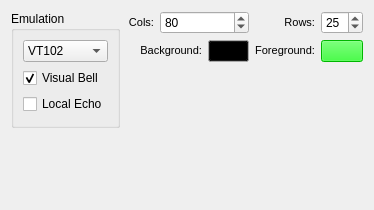
     <widget class="QWidget" name="TerminalTab">
      <attribute name="title">
       <string>Terminal</string>
      </attribute>
      <layout class="QGridLayout" name="gridLayout">
       <item row="0" column="0" rowspan="3">
        <widget class="QGroupBox" name="groupBox3">
         <property name="title">
          <string>Emulation</string>
         </property>
         <layout class="QGridLayout">
          <item row="0" column="0">
           <widget class="QComboBox" name="EmulationComboBox">
            <property name="toolTip">
             <string>Selects the terminal emulation.</string>
            </property>
            <property name="statusTip">
             <string>Selects the terminal emulation.</string>
            </property>
            <item>
             <property name="text">
              <string>VT102</string>
             </property>
            </item>
           </widget>
          </item>
          <item row="2" column="0">
           <widget class="QCheckBox" name="LocalEchoCheckBox">
            <property name="enabled">
             <bool>true</bool>
            </property>
            <property name="toolTip">
             <string>Echo characters typed to the screen.</string>
            </property>
            <property name="statusTip">
             <string>Echo characters typed to the screen.</string>
            </property>
            <property name="text">
             <string>Local Echo</string>
            </property>
           </widget>
          </item>
          <item row="1" column="0">
           <widget class="QCheckBox" name="VisualBellCheckBox">
            <property name="enabled">
             <bool>true</bool>
            </property>
            <property name="toolTip">
             <string>The visual bell will flash the emulation window instead of ringing the terminal bell.</string>
            </property>
            <property name="statusTip">
             <string>The visual bell will flash the emulation window instead of ringing the terminal bell.</string>
            </property>
            <property name="text">
             <string>Visual Bell</string>
            </property>
            <property name="checked">
             <bool>true</bool>
            </property>
           </widget>
          </item>
         </layout>
        </widget>
       </item>
       <item row="0" column="1">
        <widget class="QLabel" name="label">
         <property name="text">
          <string>&lt;!DOCTYPE HTML PUBLIC &quot;-//W3C//DTD HTML 4.0//EN&quot; &quot;http://www.w3.org/TR/REC-html40/strict.dtd&quot;&gt;
&lt;html&gt;&lt;head&gt;&lt;meta name=&quot;qrichtext&quot; content=&quot;1&quot; /&gt;&lt;style type=&quot;text/css&quot;&gt;
p, li { white-space: pre-wrap; }
&lt;/style&gt;&lt;/head&gt;&lt;body style=&quot; font-family:'DejaVu Sans'; font-size:8pt; font-weight:400; font-style:normal;&quot;&gt;
&lt;p align=&quot;right&quot; style=&quot; margin-top:0px; margin-bottom:0px; margin-left:0px; margin-right:0px; -qt-block-indent:0; text-indent:0px;&quot;&gt;Cols:&lt;/p&gt;&lt;/body&gt;&lt;/html&gt;</string>
         </property>
        </widget>
       </item>
       <item row="0" column="2" colspan="2">
        <widget class="QSpinBox" name="ColumnsSpinBox">
         <property name="toolTip">
          <string>Specify the number of character columns.</string>
         </property>
         <property name="statusTip">
          <string>Specify the number of character columns.</string>
         </property>
         <property name="minimum">
          <number>16</number>
         </property>
         <property name="maximum">
          <number>132</number>
         </property>
         <property name="value">
          <number>80</number>
         </property>
        </widget>
       </item>
       <item row="0" column="4">
        <widget class="QLabel" name="label_2">
         <property name="text">
          <string>&lt;!DOCTYPE HTML PUBLIC &quot;-//W3C//DTD HTML 4.0//EN&quot; &quot;http://www.w3.org/TR/REC-html40/strict.dtd&quot;&gt;
&lt;html&gt;&lt;head&gt;&lt;meta name=&quot;qrichtext&quot; content=&quot;1&quot; /&gt;&lt;style type=&quot;text/css&quot;&gt;
p, li { white-space: pre-wrap; }
&lt;/style&gt;&lt;/head&gt;&lt;body style=&quot; font-family:'DejaVu Sans'; font-size:8pt; font-weight:400; font-style:normal;&quot;&gt;
&lt;p align=&quot;right&quot; style=&quot; margin-top:0px; margin-bottom:0px; margin-left:0px; margin-right:0px; -qt-block-indent:0; text-indent:0px;&quot;&gt;Rows:&lt;/p&gt;&lt;/body&gt;&lt;/html&gt;</string>
         </property>
        </widget>
       </item>
       <item row="0" column="5">
        <widget class="QSpinBox" name="RowsSpinBox">
         <property name="toolTip">
          <string>Specify the number of character rows.</string>
         </property>
         <property name="statusTip">
          <string>Specify the number of character rows.</string>
         </property>
         <property name="minimum">
          <number>2</number>
         </property>
         <property name="maximum">
          <number>64</number>
         </property>
         <property name="value">
          <number>25</number>
         </property>
        </widget>
       </item>
       <item row="1" column="1" colspan="2">
        <widget class="QLabel" name="label_3">
         <property name="text">
          <string>&lt;!DOCTYPE HTML PUBLIC &quot;-//W3C//DTD HTML 4.0//EN&quot; &quot;http://www.w3.org/TR/REC-html40/strict.dtd&quot;&gt;
&lt;html&gt;&lt;head&gt;&lt;meta name=&quot;qrichtext&quot; content=&quot;1&quot; /&gt;&lt;style type=&quot;text/css&quot;&gt;
p, li { white-space: pre-wrap; }
&lt;/style&gt;&lt;/head&gt;&lt;body style=&quot; font-family:'DejaVu Sans'; font-size:8pt; font-weight:400; font-style:normal;&quot;&gt;
&lt;p align=&quot;right&quot; style=&quot; margin-top:0px; margin-bottom:0px; margin-left:0px; margin-right:0px; -qt-block-indent:0; text-indent:0px;&quot;&gt;Background:&lt;/p&gt;&lt;/body&gt;&lt;/html&gt;</string>
         </property>
        </widget>
       </item>
       <item row="1" column="3">
        <widget class="QPushButton" name="BackgroundColorButton">
         <property name="palette">
          <palette>
           <active>
            <colorrole role="Button">
             <brush brushstyle="SolidPattern">
              <color alpha="255">
               <red>0</red>
               <green>0</green>
               <blue>0</blue>
              </color>
             </brush>
            </colorrole>
           </active>
           <inactive>
            <colorrole role="Button">
             <brush brushstyle="SolidPattern">
              <color alpha="255">
               <red>0</red>
               <green>0</green>
               <blue>0</blue>
              </color>
             </brush>
            </colorrole>
           </inactive>
           <disabled>
            <colorrole role="Button">
             <brush brushstyle="SolidPattern">
              <color alpha="255">
               <red>0</red>
               <green>0</green>
               <blue>0</blue>
              </color>
             </brush>
            </colorrole>
           </disabled>
          </palette>
         </property>
         <property name="toolTip">
          <string>Change the character background color.</string>
         </property>
         <property name="statusTip">
          <string>Change the character background color.</string>
         </property>
         <property name="text">
          <string/>
         </property>
        </widget>
       </item>
       <item row="1" column="4">
        <widget class="QLabel" name="label_4">
         <property name="text">
          <string>&lt;!DOCTYPE HTML PUBLIC &quot;-//W3C//DTD HTML 4.0//EN&quot; &quot;http://www.w3.org/TR/REC-html40/strict.dtd&quot;&gt;
&lt;html&gt;&lt;head&gt;&lt;meta name=&quot;qrichtext&quot; content=&quot;1&quot; /&gt;&lt;style type=&quot;text/css&quot;&gt;
p, li { white-space: pre-wrap; }
&lt;/style&gt;&lt;/head&gt;&lt;body style=&quot; font-family:'DejaVu Sans'; font-size:8pt; font-weight:400; font-style:normal;&quot;&gt;
&lt;p align=&quot;right&quot; style=&quot; margin-top:0px; margin-bottom:0px; margin-left:0px; margin-right:0px; -qt-block-indent:0; text-indent:0px;&quot;&gt;Foreground:&lt;/p&gt;&lt;/body&gt;&lt;/html&gt;</string>
         </property>
        </widget>
       </item>
       <item row="1" column="5">
        <widget class="QPushButton" name="ForegroundColorButton">
         <property name="palette">
          <palette>
           <active>
            <colorrole role="WindowText">
             <brush brushstyle="SolidPattern">
              <color alpha="255">
               <red>0</red>
               <green>0</green>
               <blue>0</blue>
              </color>
             </brush>
            </colorrole>
            <colorrole role="Button">
             <brush brushstyle="SolidPattern">
              <color alpha="255">
               <red>0</red>
               <green>255</green>
               <blue>0</blue>
              </color>
             </brush>
            </colorrole>
            <colorrole role="Light">
             <brush brushstyle="SolidPattern">
              <color alpha="255">
               <red>127</red>
               <green>255</green>
               <blue>127</blue>
              </color>
             </brush>
            </colorrole>
            <colorrole role="Midlight">
             <brush brushstyle="SolidPattern">
              <color alpha="255">
               <red>63</red>
               <green>255</green>
               <blue>63</blue>
              </color>
             </brush>
            </colorrole>
            <colorrole role="Dark">
             <brush brushstyle="SolidPattern">
              <color alpha="255">
               <red>0</red>
               <green>127</green>
               <blue>0</blue>
              </color>
             </brush>
            </colorrole>
            <colorrole role="Mid">
             <brush brushstyle="SolidPattern">
              <color alpha="255">
               <red>0</red>
               <green>170</green>
               <blue>0</blue>
              </color>
             </brush>
            </colorrole>
            <colorrole role="Text">
             <brush brushstyle="SolidPattern">
              <color alpha="255">
               <red>0</red>
               <green>0</green>
               <blue>0</blue>
              </color>
             </brush>
            </colorrole>
            <colorrole role="BrightText">
             <brush brushstyle="SolidPattern">
              <color alpha="255">
               <red>255</red>
               <green>255</green>
               <blue>255</blue>
              </color>
             </brush>
            </colorrole>
            <colorrole role="ButtonText">
             <brush brushstyle="SolidPattern">
              <color alpha="255">
               <red>0</red>
               <green>0</green>
               <blue>0</blue>
              </color>
             </brush>
            </colorrole>
            <colorrole role="Base">
             <brush brushstyle="SolidPattern">
              <color alpha="255">
               <red>255</red>
               <green>255</green>
               <blue>255</blue>
              </color>
             </brush>
            </colorrole>
            <colorrole role="Window">
             <brush brushstyle="SolidPattern">
              <color alpha="255">
               <red>0</red>
               <green>255</green>
               <blue>0</blue>
              </color>
             </brush>
            </colorrole>
            <colorrole role="Shadow">
             <brush brushstyle="SolidPattern">
              <color alpha="255">
               <red>0</red>
               <green>0</green>
               <blue>0</blue>
              </color>
             </brush>
            </colorrole>
            <colorrole role="AlternateBase">
             <brush brushstyle="SolidPattern">
              <color alpha="255">
               <red>127</red>
               <green>255</green>
               <blue>127</blue>
              </color>
             </brush>
            </colorrole>
            <colorrole role="ToolTipBase">
             <brush brushstyle="SolidPattern">
              <color alpha="255">
               <red>255</red>
               <green>255</green>
               <blue>220</blue>
              </color>
             </brush>
            </colorrole>
            <colorrole role="ToolTipText">
             <brush brushstyle="SolidPattern">
              <color alpha="255">
               <red>0</red>
               <green>0</green>
               <blue>0</blue>
              </color>
             </brush>
            </colorrole>
           </active>
           <inactive>
            <colorrole role="WindowText">
             <brush brushstyle="SolidPattern">
              <color alpha="255">
               <red>0</red>
               <green>0</green>
               <blue>0</blue>
              </color>
             </brush>
            </colorrole>
            <colorrole role="Button">
             <brush brushstyle="SolidPattern">
              <color alpha="255">
               <red>0</red>
               <green>255</green>
               <blue>0</blue>
              </color>
             </brush>
            </colorrole>
            <colorrole role="Light">
             <brush brushstyle="SolidPattern">
              <color alpha="255">
               <red>127</red>
               <green>255</green>
               <blue>127</blue>
              </color>
             </brush>
            </colorrole>
            <colorrole role="Midlight">
             <brush brushstyle="SolidPattern">
              <color alpha="255">
               <red>63</red>
               <green>255</green>
               <blue>63</blue>
              </color>
             </brush>
            </colorrole>
            <colorrole role="Dark">
             <brush brushstyle="SolidPattern">
              <color alpha="255">
               <red>0</red>
               <green>127</green>
               <blue>0</blue>
              </color>
             </brush>
            </colorrole>
            <colorrole role="Mid">
             <brush brushstyle="SolidPattern">
              <color alpha="255">
               <red>0</red>
               <green>170</green>
               <blue>0</blue>
              </color>
             </brush>
            </colorrole>
            <colorrole role="Text">
             <brush brushstyle="SolidPattern">
              <color alpha="255">
               <red>0</red>
               <green>0</green>
               <blue>0</blue>
              </color>
             </brush>
            </colorrole>
            <colorrole role="BrightText">
             <brush brushstyle="SolidPattern">
              <color alpha="255">
               <red>255</red>
               <green>255</green>
               <blue>255</blue>
              </color>
             </brush>
            </colorrole>
            <colorrole role="ButtonText">
             <brush brushstyle="SolidPattern">
              <color alpha="255">
               <red>0</red>
               <green>0</green>
               <blue>0</blue>
              </color>
             </brush>
            </colorrole>
            <colorrole role="Base">
             <brush brushstyle="SolidPattern">
              <color alpha="255">
               <red>255</red>
               <green>255</green>
               <blue>255</blue>
              </color>
             </brush>
            </colorrole>
            <colorrole role="Window">
             <brush brushstyle="SolidPattern">
              <color alpha="255">
               <red>0</red>
               <green>255</green>
               <blue>0</blue>
              </color>
             </brush>
            </colorrole>
            <colorrole role="Shadow">
             <brush brushstyle="SolidPattern">
              <color alpha="255">
               <red>0</red>
               <green>0</green>
               <blue>0</blue>
              </color>
             </brush>
            </colorrole>
            <colorrole role="AlternateBase">
             <brush brushstyle="SolidPattern">
              <color alpha="255">
               <red>127</red>
               <green>255</green>
               <blue>127</blue>
              </color>
             </brush>
            </colorrole>
            <colorrole role="ToolTipBase">
             <brush brushstyle="SolidPattern">
              <color alpha="255">
               <red>255</red>
               <green>255</green>
               <blue>220</blue>
              </color>
             </brush>
            </colorrole>
            <colorrole role="ToolTipText">
             <brush brushstyle="SolidPattern">
              <color alpha="255">
               <red>0</red>
               <green>0</green>
               <blue>0</blue>
              </color>
             </brush>
            </colorrole>
           </inactive>
           <disabled>
            <colorrole role="WindowText">
             <brush brushstyle="SolidPattern">
              <color alpha="255">
               <red>0</red>
               <green>127</green>
               <blue>0</blue>
              </color>
             </brush>
            </colorrole>
            <colorrole role="Button">
             <brush brushstyle="SolidPattern">
              <color alpha="255">
               <red>0</red>
               <green>255</green>
               <blue>0</blue>
              </color>
             </brush>
            </colorrole>
            <colorrole role="Light">
             <brush brushstyle="SolidPattern">
              <color alpha="255">
               <red>127</red>
               <green>255</green>
               <blue>127</blue>
              </color>
             </brush>
            </colorrole>
            <colorrole role="Midlight">
             <brush brushstyle="SolidPattern">
              <color alpha="255">
               <red>63</red>
               <green>255</green>
               <blue>63</blue>
              </color>
             </brush>
            </colorrole>
            <colorrole role="Dark">
             <brush brushstyle="SolidPattern">
              <color alpha="255">
               <red>0</red>
               <green>127</green>
               <blue>0</blue>
              </color>
             </brush>
            </colorrole>
            <colorrole role="Mid">
             <brush brushstyle="SolidPattern">
              <color alpha="255">
               <red>0</red>
               <green>170</green>
               <blue>0</blue>
              </color>
             </brush>
            </colorrole>
            <colorrole role="Text">
             <brush brushstyle="SolidPattern">
              <color alpha="255">
               <red>0</red>
               <green>127</green>
               <blue>0</blue>
              </color>
             </brush>
            </colorrole>
            <colorrole role="BrightText">
             <brush brushstyle="SolidPattern">
              <color alpha="255">
               <red>255</red>
               <green>255</green>
               <blue>255</blue>
              </color>
             </brush>
            </colorrole>
            <colorrole role="ButtonText">
             <brush brushstyle="SolidPattern">
              <color alpha="255">
               <red>0</red>
               <green>127</green>
               <blue>0</blue>
              </color>
             </brush>
            </colorrole>
            <colorrole role="Base">
             <brush brushstyle="SolidPattern">
              <color alpha="255">
               <red>0</red>
               <green>255</green>
               <blue>0</blue>
              </color>
             </brush>
            </colorrole>
            <colorrole role="Window">
             <brush brushstyle="SolidPattern">
              <color alpha="255">
               <red>0</red>
               <green>255</green>
               <blue>0</blue>
              </color>
             </brush>
            </colorrole>
            <colorrole role="Shadow">
             <brush brushstyle="SolidPattern">
              <color alpha="255">
               <red>0</red>
               <green>0</green>
               <blue>0</blue>
              </color>
             </brush>
            </colorrole>
            <colorrole role="AlternateBase">
             <brush brushstyle="SolidPattern">
              <color alpha="255">
               <red>0</red>
               <green>255</green>
               <blue>0</blue>
              </color>
             </brush>
            </colorrole>
            <colorrole role="ToolTipBase">
             <brush brushstyle="SolidPattern">
              <color alpha="255">
               <red>255</red>
               <green>255</green>
               <blue>220</blue>
              </color>
             </brush>
            </colorrole>
            <colorrole role="ToolTipText">
             <brush brushstyle="SolidPattern">
              <color alpha="255">
               <red>0</red>
               <green>0</green>
               <blue>0</blue>
              </color>
             </brush>
            </colorrole>
           </disabled>
          </palette>
         </property>
         <property name="text">
          <string/>
         </property>
        </widget>
       </item>
       <item row="2" column="2" colspan="4">
        <spacer name="spacer2">
         <property name="orientation">
          <enum>Qt::Vertical</enum>
         </property>
         <property name="sizeType">
          <enum>QSizePolicy::Expanding</enum>
         </property>
         <property name="sizeHint" stdset="0">
          <size>
           <width>203</width>
           <height>60</height>
          </size>
         </property>
        </spacer>
       </item>
       <item row="3" column="3">
        <spacer name="spacer3">
         <property name="orientation">
          <enum>Qt::Vertical</enum>
         </property>
         <property name="sizeType">
          <enum>QSizePolicy::Expanding</enum>
         </property>
         <property name="sizeHint" stdset="0">
          <size>
           <width>20</width>
           <height>71</height>
          </size>
         </property>
        </spacer>
       </item>
      </layout>
     </widget>
